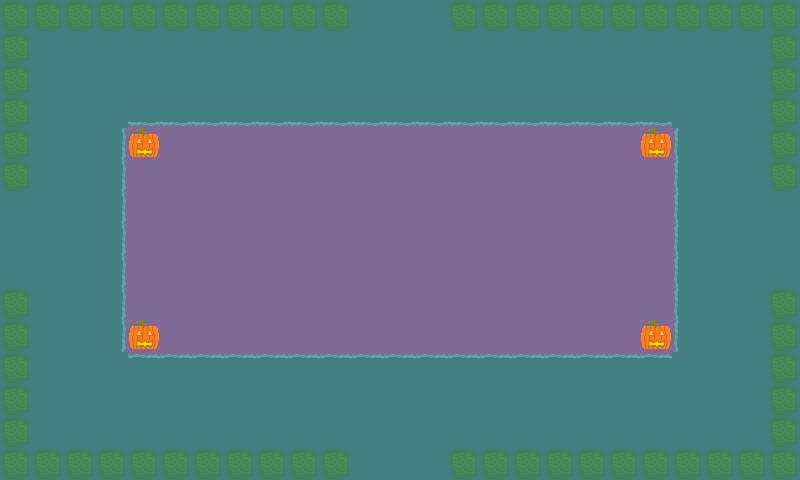

A 2D game scene composited from a Tiled map and its tileset images. What follows is a short description and the map's XML, with every tile layer's data as written:
An orthogonal 25x15 tile map with 32x32 px tiles, 1 tile layer (Tile Layer 1).

<map version="1.2" tiledversion="1.2.0" orientation="orthogonal" renderorder="right-down" width="25" height="15" tilewidth="32" tileheight="32" infinite="0" nextlayerid="2" nextobjectid="1">
 <tileset firstgid="1" source="SpookyTileset.tsx" />
 <layer id="1" name="Tile Layer 1" width="25" height="15">
  <data encoding="csv">
19,19,19,19,19,19,19,19,19,19,19,3,3,3,19,19,19,19,19,19,19,19,19,19,19,
19,3,3,3,3,3,3,3,3,3,3,3,3,3,3,3,3,3,3,3,3,3,3,3,19,
19,3,3,3,3,3,3,3,3,3,3,3,3,3,3,3,3,3,3,3,3,3,3,3,19,
19,3,3,3,5,5,5,5,5,5,5,5,5,5,5,5,5,5,5,5,5,3,3,3,19,
19,3,3,8,15,13,13,13,13,13,13,13,13,13,13,13,13,13,13,13,15,6,3,3,19,
19,3,3,8,13,13,13,13,13,13,13,13,13,13,13,13,13,13,13,13,13,6,3,3,19,
3,3,3,8,13,13,13,13,13,13,13,13,13,13,13,13,13,13,13,13,13,6,3,3,3,
3,3,3,8,13,13,13,13,13,13,13,13,13,13,13,13,13,13,13,13,13,6,3,3,3,
3,3,3,8,13,13,13,13,13,13,13,13,13,13,13,13,13,13,13,13,13,6,3,3,3,
19,3,3,8,13,13,13,13,13,13,13,13,13,13,13,13,13,13,13,13,13,6,3,3,19,
19,3,3,8,15,13,13,13,13,13,13,13,13,13,13,13,13,13,13,13,15,6,3,3,19,
19,3,3,3,7,7,7,7,7,7,7,7,7,7,7,7,7,7,7,7,7,3,3,3,19,
19,3,3,3,3,3,3,3,3,3,3,3,3,3,3,3,3,3,3,3,3,3,3,3,19,
19,3,3,3,3,3,3,3,3,3,3,3,3,3,3,3,3,3,3,3,3,3,3,3,19,
19,19,19,19,19,19,19,19,19,19,19,3,3,3,19,19,19,19,19,19,19,19,19,19,19
</data>
 </layer>
</map>
